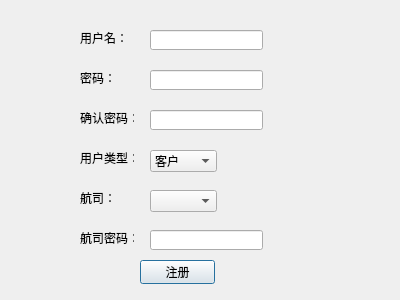
<?xml version="1.0" encoding="UTF-8"?>
<ui version="4.0">
 <class>RegisterDialog</class>
 <widget class="QDialog" name="RegisterDialog">
  <property name="geometry">
   <rect>
    <x>0</x>
    <y>0</y>
    <width>400</width>
    <height>300</height>
   </rect>
  </property>
  <property name="windowTitle">
   <string>Dialog</string>
  </property>
  <widget class="QLabel" name="labelUserName">
   <property name="geometry">
    <rect>
     <x>80</x>
     <y>30</y>
     <width>54</width>
     <height>16</height>
    </rect>
   </property>
   <property name="text">
    <string>用户名：</string>
   </property>
  </widget>
  <widget class="QLabel" name="labelPassword">
   <property name="geometry">
    <rect>
     <x>80</x>
     <y>70</y>
     <width>54</width>
     <height>16</height>
    </rect>
   </property>
   <property name="text">
    <string>密码：</string>
   </property>
  </widget>
  <widget class="QLabel" name="labelRePassword">
   <property name="geometry">
    <rect>
     <x>80</x>
     <y>110</y>
     <width>54</width>
     <height>16</height>
    </rect>
   </property>
   <property name="text">
    <string>确认密码：</string>
   </property>
  </widget>
  <widget class="QLineEdit" name="txtUserName">
   <property name="geometry">
    <rect>
     <x>150</x>
     <y>30</y>
     <width>113</width>
     <height>20</height>
    </rect>
   </property>
  </widget>
  <widget class="QLineEdit" name="txtPassword">
   <property name="geometry">
    <rect>
     <x>150</x>
     <y>70</y>
     <width>113</width>
     <height>20</height>
    </rect>
   </property>
  </widget>
  <widget class="QLineEdit" name="txtRePassword">
   <property name="geometry">
    <rect>
     <x>150</x>
     <y>110</y>
     <width>113</width>
     <height>20</height>
    </rect>
   </property>
  </widget>
  <widget class="QLabel" name="labelUserType">
   <property name="geometry">
    <rect>
     <x>80</x>
     <y>150</y>
     <width>54</width>
     <height>16</height>
    </rect>
   </property>
   <property name="text">
    <string>用户类型：</string>
   </property>
  </widget>
  <widget class="QComboBox" name="cbxUserType">
   <property name="geometry">
    <rect>
     <x>150</x>
     <y>150</y>
     <width>67</width>
     <height>22</height>
    </rect>
   </property>
   <item>
    <property name="text">
     <string>客户</string>
    </property>
   </item>
   <item>
    <property name="text">
     <string>管理员</string>
    </property>
   </item>
  </widget>
  <widget class="QLabel" name="labelCompanyName">
   <property name="geometry">
    <rect>
     <x>80</x>
     <y>190</y>
     <width>54</width>
     <height>16</height>
    </rect>
   </property>
   <property name="text">
    <string>航司：</string>
   </property>
  </widget>
  <widget class="QComboBox" name="cbxCompanyName">
   <property name="geometry">
    <rect>
     <x>150</x>
     <y>190</y>
     <width>67</width>
     <height>22</height>
    </rect>
   </property>
  </widget>
  <widget class="QPushButton" name="pushButton">
   <property name="geometry">
    <rect>
     <x>140</x>
     <y>260</y>
     <width>75</width>
     <height>24</height>
    </rect>
   </property>
   <property name="text">
    <string>注册</string>
   </property>
  </widget>
  <widget class="QLabel" name="labelCompanyPwd">
   <property name="geometry">
    <rect>
     <x>80</x>
     <y>230</y>
     <width>54</width>
     <height>16</height>
    </rect>
   </property>
   <property name="text">
    <string>航司密码：</string>
   </property>
  </widget>
  <widget class="QLineEdit" name="txtCompanyPwd">
   <property name="geometry">
    <rect>
     <x>150</x>
     <y>230</y>
     <width>113</width>
     <height>20</height>
    </rect>
   </property>
  </widget>
 </widget>
 <resources/>
 <connections/>
</ui>
